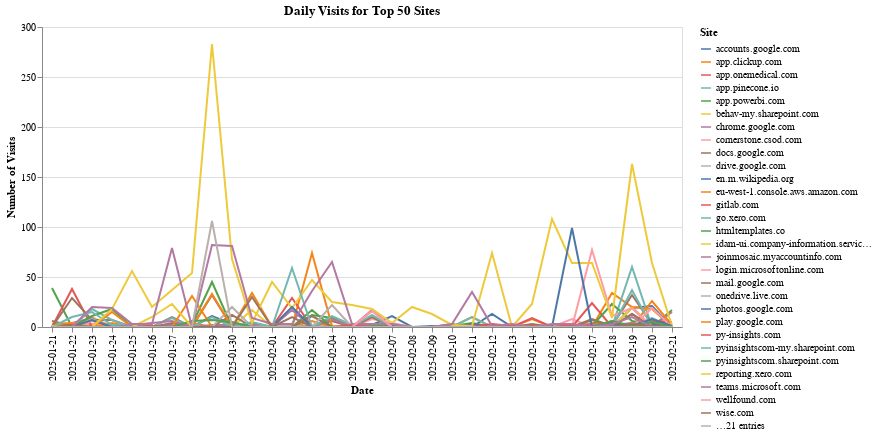

The notebook cell this image was saved under:
### Code cell
def plot_daily_visits_interactive(df, top_n=50):
    # Convert datetime columns
    df['eventtimeutc'] = pd.to_datetime(df['eventtimeutc'], errors='coerce')
    df['eventtime'] = pd.to_datetime(df['eventtime'], errors='coerce')

    # Drop rows with invalid datetime values
    df = df.dropna(subset=['eventtimeutc', 'eventtime'])

    # Ensure the 'base_url' column exists
    if 'base_url' not in df.columns:
        raise KeyError("The 'base_url' column is missing in the DataFrame.")

    # Get the top N base URLs
    top_base_urls = df['base_url'].value_counts().head(top_n).index.tolist()

    # Aggregate visits by date and base URL, and filter for top URLs
    daily_visits = df.groupby(df['eventtimeutc'].dt.date)['base_url'].value_counts().unstack(fill_value=0).stack().reset_index(name='visits')
    daily_visits = daily_visits.rename(columns={'level_1': 'base_url'})
    daily_visits = daily_visits[daily_visits['base_url'].isin(top_base_urls)]

    # Convert eventtimeutc to string for plotting
    daily_visits['eventtimeutc'] = daily_visits['eventtimeutc'].astype(str)

    # Create the interactive chart
    chart = alt.Chart(daily_visits).mark_line().encode(
        x=alt.X('eventtimeutc', title='Date'),
        y=alt.Y('visits', title='Number of Visits'),
        color=alt.Color('base_url', title='Site'),
        tooltip=['eventtimeutc', 'base_url', 'visits']
    ).properties(
        title=f'Daily Visits for Top {top_n} Sites'
    ).interactive()

    return chart

# Call the function and save the chart
chart = plot_daily_visits_interactive(df)
display(chart)
#export chart as html
chart.save('daily_visits_interactive.html')

### Figure 1 — Vega-Lite specification as saved in the notebook (floating-point values rounded to 4 significant figures; data arrays with more than 128 entries replaced by an {"elided": "..."} marker saying what was removed)
{"config": {"view": {"continuousWidth": 300, "continuousHeight": 300}}, "data": {"name": "data-da6347e8a2e828f13707d46d50b36e10"}, "mark": {"type": "line"}, "encoding": {"color": {"field": "base_url", "title": "Site", "type": "nominal"}, "tooltip": [{"field": "eventtimeutc", "type": "nominal"}, {"field": "base_url", "type": "nominal"}, {"field": "visits", "type": "quantitative"}], "x": {"field": "eventtimeutc", "title": "Date", "type": "nominal"}, "y": {"field": "visits", "title": "Number of Visits", "type": "quantitative"}}, "params": [{"name": "param_3", "select": {"type": "interval", "encodings": ["x", "y"]}, "bind": "scales"}], "title": "Daily Visits for Top 50 Sites", "$schema": "https://vega.github.io/schema/vega-lite/v5.8.0.json", "datasets": {"data-da6347e8a2e828f13707d46d50b36e10": {"elided": "1600 records"}}}
